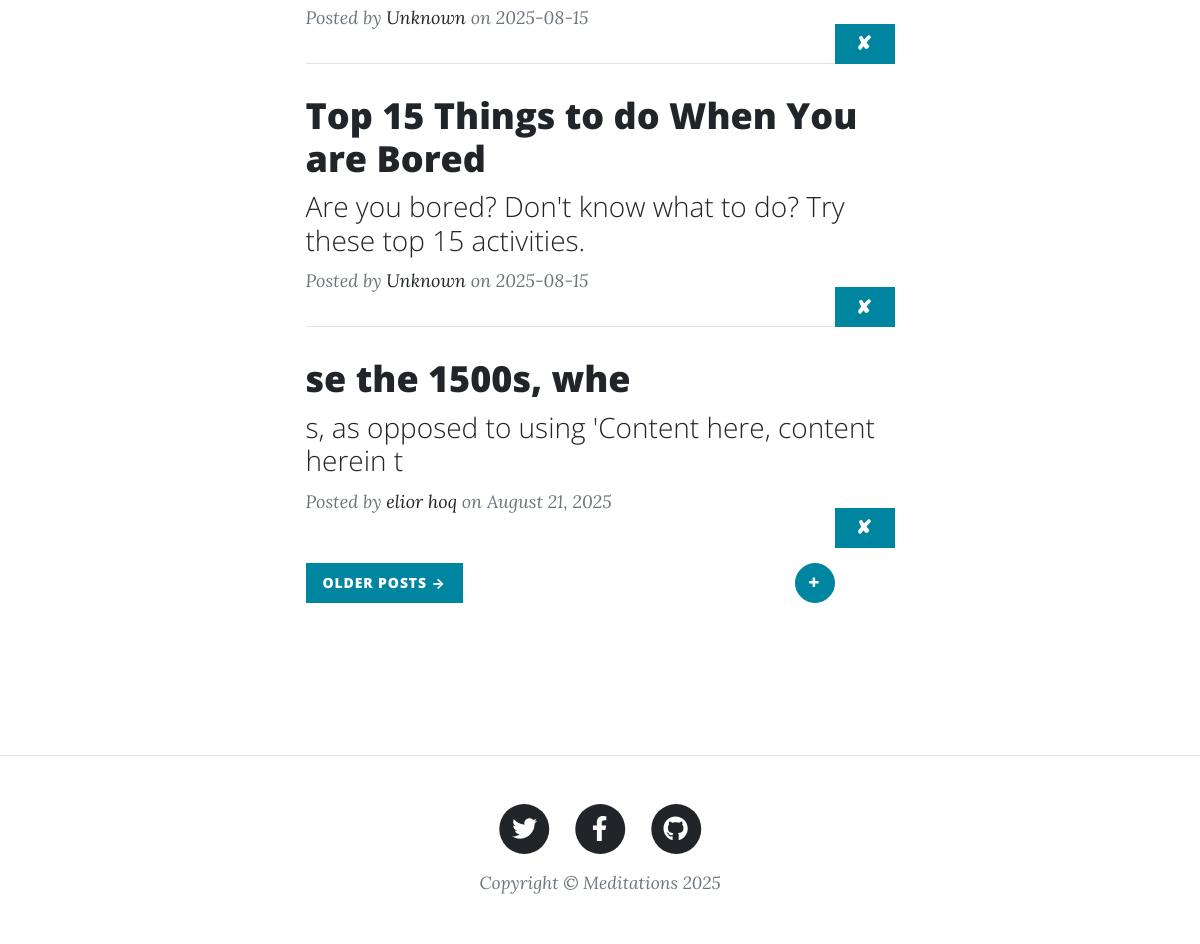
Before: / (lower part) with the older database file.
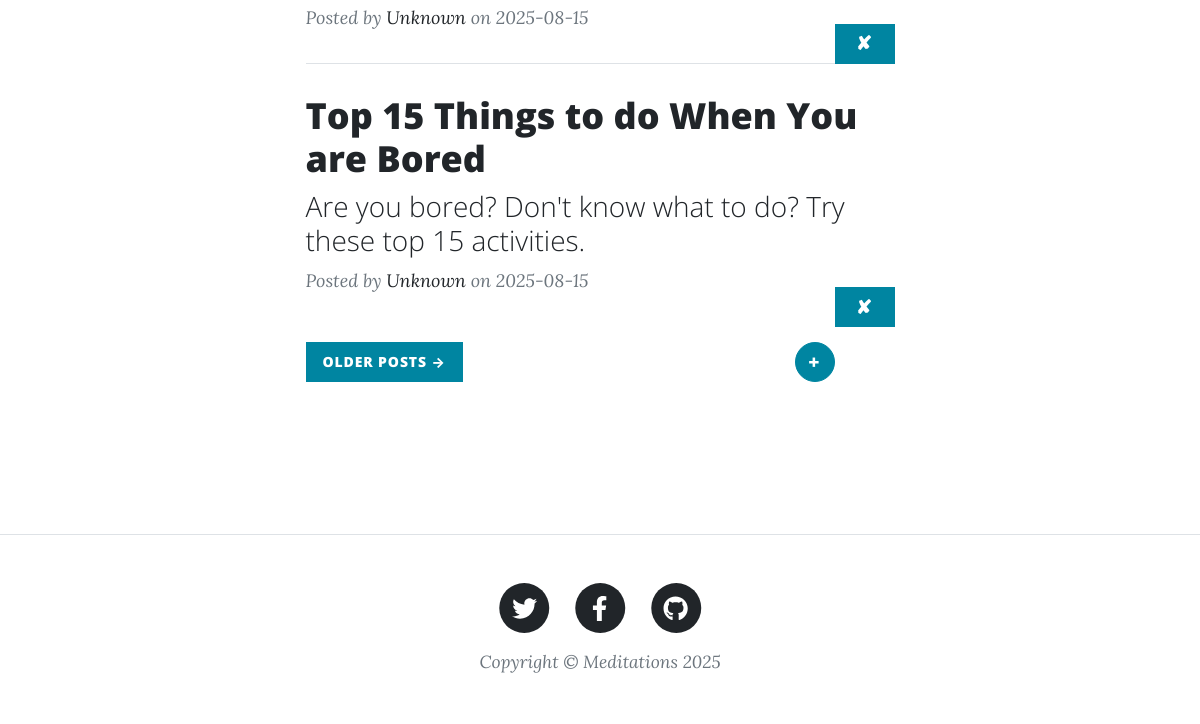
After: the same page with the newer database file.
### server.py (models this page shows, shortened)
class BlogPost(db.Model):
    id: Mapped[int] = mapped_column(Integer, primary_key=True)
    title: Mapped[str] = mapped_column(String(100), nullable=False)
    subtitle: Mapped[str] = mapped_column(String(100), nullable=False)
    body: Mapped[str] = mapped_column(String, nullable=False)
    author: Mapped[str] = mapped_column(String(100), nullable=False)
    date: Mapped[str] = mapped_column(String(100), nullable=False)
    def to_dict(self):
        return {column.name: getattr(self, column.name) for column in self.__table__.columns}

### server.py (the view)
@app.route('/')
def home():
    is_first_time = session.pop('first_time_user', False)
    return render_template('index.html',
                         posts=get_blog_posts(),
                         page_title="Unwind your soul",
                         page_subtitle="A Meditation content related platform",
                         page_background_type="image",
                         page_background_image=url_for('static', filename='background.jpg'),
                         year=get_current_year(),
                         is_first_time_user=is_first_time)

### server.py (called while the page is built)
def get_current_year():
    return date.today().year

def get_blog_posts():
    try:
        blog_posts = db.session.execute(db.select(BlogPost)).scalars().all()
        return [post.to_dict() for post in blog_posts]
    except (requests.RequestException, requests.HTTPError, ValueError, FileNotFoundError):
        return []

### templates/index.html (shortened to what this page needs)
{% extends "base.html" %}
{% block content %}
<div class="container px-4 px-lg-5">
    <div class="row gx-4 gx-lg-5 justify-content-center">
        <div class="col-md-10 col-lg-8 col-xl-7">
            {% for post in posts %}
            <div class="post-preview">
                <a href="/post/{{ post.id }}">
                    <h2 class="post-title">{{ post.title }}</h2>
                    {% if post.subtitle %}
                    <h3 class="post-subtitle">{{ post.subtitle }}</h3>
                    {% endif %}
                    <form method="POST" action="{{ url_for('delete_post', id=post.id) }}" style="display: inline;">
                        <button type="submit" class="btn btn-sm btn-primary text-uppercase"
                                onclick="return confirm('Are you sure you want to delete this post?')"
                                style="font-size: 1.2rem; width: 60px; height: 40px; margin-top: 20px; margin-bottom: 20px; float: right;">✘</button>
                    </form>
                </a>
                <p class="post-meta">
                    Posted by
                    <a href="#!">{{ post.author if post.author else "Meditations" }}</a>
                    on {{ post.date if post.date else "Unknown Date" }}
                </p>
            </div>
            {% if not loop.last %}
            <hr class="my-4" />
            {% endif %}
            {% endfor %}
            <div class="d-flex justify-content-between mb-4 mt-5">
                <a class="btn btn-sm btn-primary text-uppercase" href="#!" style="padding: 8px 16px;">Older Posts →</a>
                <a class="btn btn-sm btn-primary text-uppercase" href="{{ url_for('add_post') }}" style="font-size: 1.2rem; width: 40px; height: 40px; border-radius: 50%; display: flex; align-items: center; justify-content: center;">+</a>
            </div>
        </div>
    </div>
</div>
{% endblock %}

### templates/base.html (shortened to what this page needs)
<!DOCTYPE html>
<html lang="en">
    <head>
        <link rel="stylesheet" href="{{ url_for('static', filename='styles.css') }}">
    </head>
    <body>
        {% include 'header.html' %}
        {% block content %}{% endblock %}
        {% include 'footer.html' %}
    </body>
</html>

### templates/header.html (shortened to what this page needs)
<!DOCTYPE html>
<html lang="en">
<head>
</head>
<body>
</body>
</html>

### templates/footer.html
<footer class="border-top" style="margin-top: 8rem;">
    <div class="container px-4 px-lg-5">
        <div class="row gx-4 gx-lg-5 justify-content-center">
            <div class="col-md-10 col-lg-8 col-xl-7">
                <ul class="list-inline text-center">
                    <li class="list-inline-item">
                        <a href="#!">
                            <span class="fa-stack fa-lg">
                                <i class="fas fa-circle fa-stack-2x"></i>
                                <i class="fab fa-twitter fa-stack-1x fa-inverse"></i>
                            </span>
                        </a>
                    </li>
                    <li class="list-inline-item">
                        <a href="#!">
                            <span class="fa-stack fa-lg">
                                <i class="fas fa-circle fa-stack-2x"></i>
                                <i class="fab fa-facebook-f fa-stack-1x fa-inverse"></i>
                            </span>
                        </a>
                    </li>
                    <li class="list-inline-item">
                        <a href="#!">
                            <span class="fa-stack fa-lg">
                                <i class="fas fa-circle fa-stack-2x"></i>
                                <i class="fab fa-github fa-stack-1x fa-inverse"></i>
                            </span>
                        </a>
                    </li>
                </ul>
                <div class="small text-center text-muted fst-italic">Copyright &copy; Meditations {{year if year else '2024'}}</div>
            </div>
        </div>
    </div>
</footer>

Changed rows visible on the page:
removed BlogPost: title "se the 1500s, whe", subtitle "s, as opposed to using 'Content here, content herein t", author "elior hoq", date "August 21, 2025"
